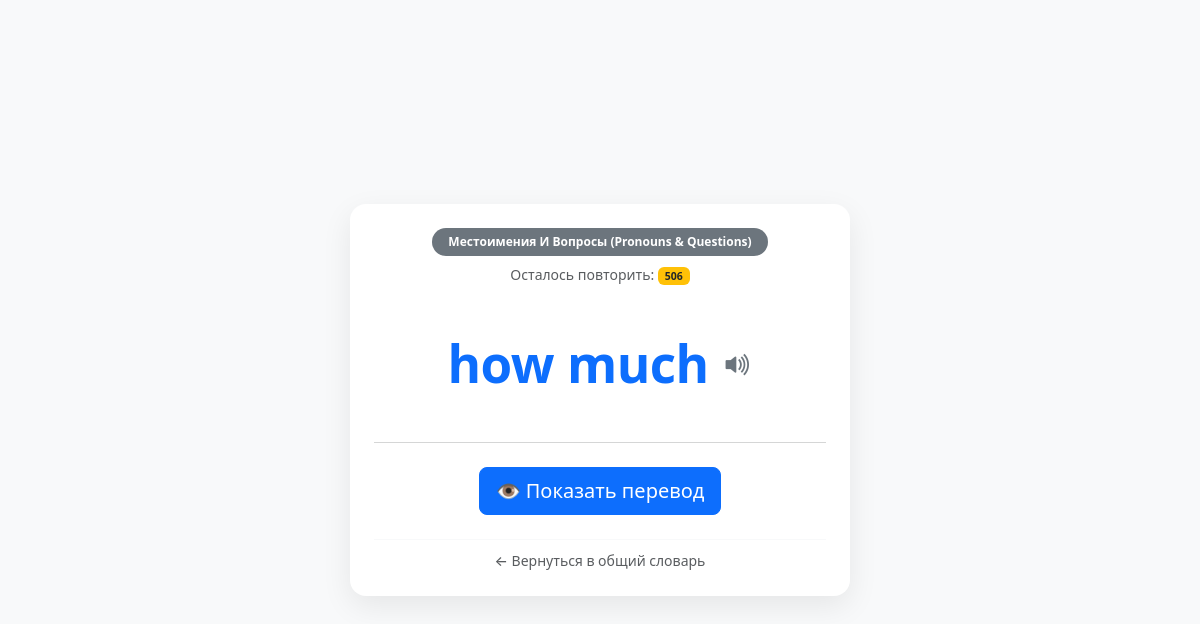
The app's page /training/ (signed in) with its own data.
### words/models.py (models this page shows, shortened)
class Word(models.Model):
    LANGUAGES = [
        ('en', 'Английский'),
        ('de', 'Немецкий'),
        ('it', 'Итальянский'),
    ]
    GENDER_CHOICES = [
        ('none', '—'),
        ('m', 'Мужской (der/il)'),
        ('f', 'Женский (die/la)'),
        ('n', 'Средний (das)'),
    ]
    user = models.ForeignKey(
        User,
        on_delete=models.CASCADE,
        related_name='words',
        verbose_name="Пользователь"
    )
    english = models.CharField(max_length=255, verbose_name="Слово")
    language = models.CharField(
        max_length=2,
        choices=LANGUAGES,
        default='en',
        verbose_name="Язык"
    )
    gender = models.CharField(
        max_length=4,
        choices=GENDER_CHOICES,
        default='none',
        verbose_name="Род"
    )
    translation = models.CharField(
        max_length=255,
        default="Ожидает перевода...",
        blank=True,
        null=True,
        verbose_name="Перевод"
    )
    transcription = models.CharField(
        max_length=255,
        blank=True,
        null=True,
        verbose_name="Транскрипция"
    )
    example_sentence = models.TextField(
        blank=True,
        null=True,
        verbose_name="Пример предложения"
    )
    category = models.ForeignKey(
        Category,
        on_delete=models.SET_NULL,
        null=True,
        blank=True,
        verbose_name="Категория"
    )
    next_review = models.DateTimeField(
        default=timezone.now,
        verbose_name="Дата следующего повторения"
    )
    created_at = models.DateTimeField(auto_now_add=True, verbose_name="Дата создания")
    class Meta:
        verbose_name = "Слово"
        verbose_name_plural = "Слова"

class Category(models.Model):
    LANGUAGES = [
        ('en', 'Английский'),
        ('de', 'Немецкий'),
        ('it', 'Итальянский'),
    ]
    name = models.CharField(max_length=100, verbose_name="Название категории")
    language = models.CharField(
        max_length=2,
        choices=LANGUAGES,
        default='en',
        verbose_name="Язык"
    )
    class Meta:
        verbose_name = "Категория"
        verbose_name_plural = "Категории"

### words/views.py (the view, shortened to what this page needs)
# urls.py: path('training/', views.word_training, name='word_training'),
@login_required
def word_training(request):
    current_lang = request.GET.get('lang', 'en')
    word_id = request.GET.get('word_id')
    show_answer = request.GET.get('show_answer') == '1'
    action = request.GET.get('action')
    word = None
    if word_id:
        word = get_object_or_404(Word, id=word_id, user=request.user)
        if word.language != current_lang:
            word = None
    if not word:
        word = Word.objects.filter(
            user=request.user,
            language=current_lang,
            next_review__lte=timezone.now()
        ).order_by('?').first()
        if not word:
            word = Word.objects.filter(
                user=request.user,
                language=current_lang
            ).order_by('?').first()
    words_to_review_count = Word.objects.filter(
        user=request.user,
        language=current_lang,
        next_review__lte=timezone.now()
    ).count()
    context = {
        'word': word,
        'show_answer': show_answer,
        'words_to_review_count': words_to_review_count,
        'current_lang': current_lang,
    }
    return render(request, 'words/training.html', context)

### words/templates/words/training.html (shortened to what this page needs)
<!DOCTYPE html>
<html lang="ru">
<head>
    <link href="https://cdn.jsdelivr.net/npm/bootstrap@5.3.0/dist/css/bootstrap.min.css" rel="stylesheet">
    <link rel="stylesheet" href="https://cdn.jsdelivr.net/npm/bootstrap-icons@1.11.0/font/bootstrap-icons.css">
</head>
<body>
    <div class="container d-flex justify-content-center py-5">
        <div class="card training-card p-4 text-center bg-white">
            <div class="mb-2">
                <span class="badge bg-secondary px-3 py-2 rounded-pill">{{ word.category.name }}</span>
            </div>
            <div class="text-muted small mb-3">
                Осталось повторить: <span class="badge bg-warning text-dark fw-bold">{{ words_to_review_count }}</span>
            </div>
            <div class="word-container my-4 py-2">
                <h1 class="word-display" id="target-word">{{ word.english }}</h1>
                <button class="audio-btn" onclick="speakWord()" title="Прослушать произношение">
                    <i class="bi bi-volume-up-fill"></i>
                </button>
            </div>
            <hr class="text-muted opacity-25">
{% if show_answer %}
                <div class="my-4">
                    {% if word.transcription %}
                        <div class="mb-2">
                            <span class="transcription">{{ word.transcription }}</span>
                        </div>
                    {% endif %}
                    <p class="translation-display fw-bold mt-3">{{ word.translation }}</p>
                </div>
                <div class="row g-3 mt-2">
                    <div class="col-6">
                        <a href="{% url 'word_training' %}?word_id={{ word.id }}&action=wrong&lang={{ current_lang }}" class="btn btn-danger btn-lg w-100 py-3 shadow-sm fw-semibold">
                            ❌ Не помню
                        </a>
                    </div>
                    <div class="col-6">
                        <a href="{% url 'word_training' %}?word_id={{ word.id }}&action=correct&lang={{ current_lang }}" class="btn btn-success btn-lg w-100 py-3 shadow-sm fw-semibold">
                            Помню! 👍
                        </a>
                    </div>
                </div>
            {% else %}
                <div class="mt-2">
                    <a href="{% url 'word_training' %}?word_id={{ word.id }}&show_answer=1&lang={{ current_lang }}" class="btn btn-primary btn-lg">
                        👁️ Показать перевод
                    </a>
                </div>
            {% endif %}
            <div class="mt-4 pt-2 border-top border-light">
                <a href="{% url 'vocab_home' %}?lang={{ current_lang }}" class="text-decoration-none text-muted small fw-medium">
                    ← Вернуться в общий словарь
                </a>
            </div>
        </div>
    </div>
</body>
</html>

### words/templates/words/training.html (style rules this page uses)
body { background-color: #f8f9fa; min-height: 100vh; display: flex; align-items: center; }
.training-card { max-width: 500px; width: 100%; border-radius: 16px; box-shadow: 0 10px 30px rgba(0,0,0,0.08); border: none; }
.word-container { display: flex; align-items: center; justify-content: center; gap: 15px; }
.word-display { font-size: 3.2rem; font-weight: 800; color: #0d6efd; letter-spacing: -0.5px; margin: 0; }
.audio-btn { font-size: 1.8rem; color: #6c757d; cursor: pointer; transition: color 0.2s; background: none; border: none; padding: 0; }

### records on screen
Word: category.name "Местоимения И Вопросы (Pronouns & Questions)", english "how much"

### other values on screen
{{ words_to_review_count }} "506"
